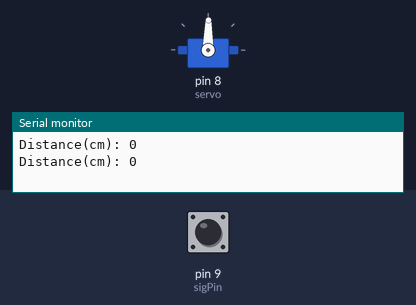
This sketch was run on a simulated Arduino Uno, built with avr-gcc and run on an emulated ATmega328P. Shown: servo, the last lines printed to the serial monitor. The test bench sets the inputs (shaded band); at power-on: pin 9 (sigPin) LOW.

Above: at 4.7 s.
4.8 s: pin 9 (sigPin) pulsed HIGH 5 times (0.12 s each, 0.3 s apart)
At 5.85 s:
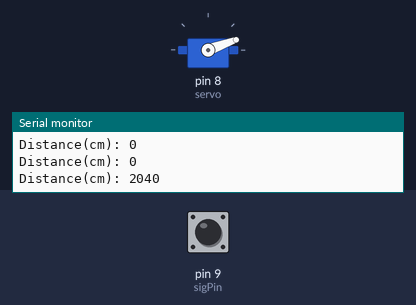
At 8.1 s:
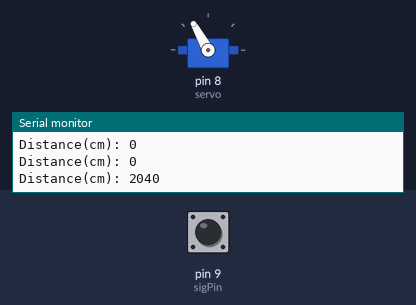
Timing chart, 0 to 12.2 s (numbered marks = the images above; inputs shaded):
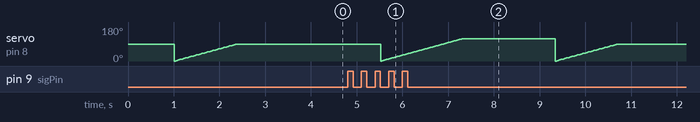

The sketch:

task2.ino
```cpp
#include<Servo.h>
Servo servo;
int angle =0;
const int sigPin= 9;
long duration;
int distance;

void setup() {
  // put your setup code here, to run once:
servo.attach(8);
Serial.begin(9600);

}

void loop() {
  // put your main code here, to run repeatedly:

pinMode(sigPin,OUTPUT);
digitalWrite(sigPin, LOW); //clear trigger pin
delay(2);
digitalWrite(sigPin, HIGH);
delay(10);  // Set trigPin on HIGH state for 10 micro seconds
digitalWrite(sigPin, LOW);

pinMode(sigPin,INPUT);
duration = pulseIn(sigPin, HIGH); // Reads the echoPin, returns the sound wave travel time in microseconds
distance= (duration*0.034)/2;
Serial.print("Distance(cm): ");
Serial.println(distance);
if(distance>50)
{
  if(angle!=120)
  {
    for(angle = 0; angle < 120; angle++)
  {
    servo.write(angle);
    delay(15);
  }
  }

}
else if(distance<=50)
{
  if(angle!=90)
  {
      for(angle = 0; angle < 90; angle++)
  {
    servo.write(angle);
    delay(15);
  }
  }

}
delay(1000);
}
```

Measured:
- after the input at 4.8 s, servo on pin 8 (servo): ramps from 0° to 119° and jumps back, once every 3.8 s
